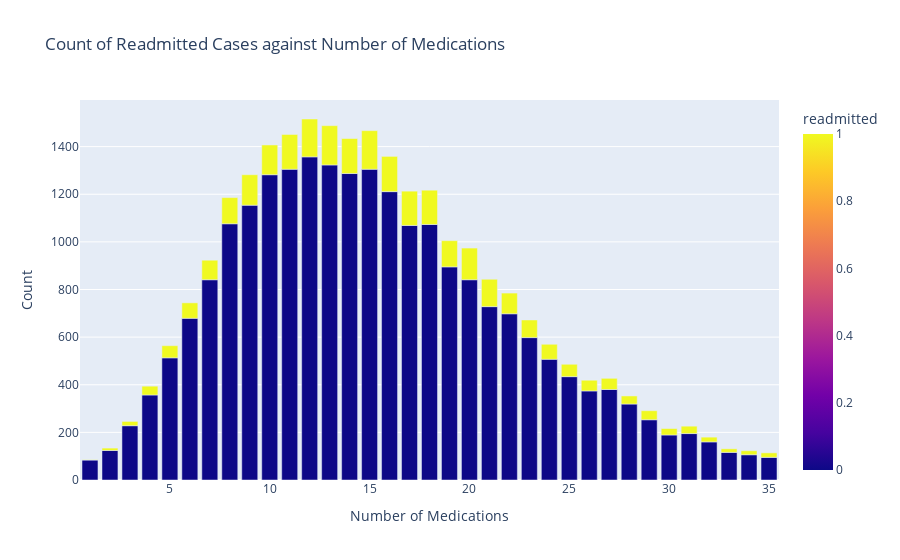

The code cell stored with this chart in its notebook:
### Markdown cell above
#### Plotted a graph that displays the count of target variable against the number of medications.

### Code cell
# Grouped the data availabe by  'num_medications' and 'readmitted', and count occurrences
grouped_df = df.groupby(['num_medications', 'readmitted']).size().reset_index(name='count')

# Created a bar plot using Plotly Express
fig = px.bar(grouped_df, x='num_medications', y='count', color='readmitted',
             title='Count of Readmitted Cases against Number of Medications',
             labels={'count': 'Count', 'num_medications': 'Number of Medications'},
             color_discrete_map={'NO': 'lightblue', '>30': 'lightgreen', '<30': 'lightcoral'})

fig.update_layout(xaxis_title='Number of Medications', yaxis_title='Count')
fig.show()

### Figure 1 — Plotly figure (JSON) as saved in the notebook; plotly's stock layout.template omitted (floating-point values rounded to 4 significant figures)
{"data": [{"alignmentgroup": "True", "hovertemplate": "Number of Medications=%{x}<br>Count=%{y}<br>readmitted=%{marker.color}<extra></extra>", "legendgroup": "", "marker": {"color": [0, 1, 0, 1, 0, 1, 0, 1, 0, 1, 0, 1, 0, 1, 0, 1, 0, 1, 0, 1, 0, 1, 0, 1, 0, 1, 0, 1, 0, 1, 0, 1, 0, 1, 0, 1, 0, 1, 0, 1, 0, 1, 0, 1, 0, 1, 0, 1, 0, 1, 0, 1, 0, 1, 0, 1, 0, 1, 0, 1, 0, 1, 0, 1, 0, 1, 0, 1, 0, 1], "coloraxis": "coloraxis", "pattern": {"shape": ""}}, "name": "", "offsetgroup": "", "orientation": "v", "showlegend": false, "textposition": "auto", "type": "bar", "x": [1, 1, 2, 2, 3, 3, 4, 4, 5, 5, 6, 6, 7, 7, 8, 8, 9, 9, 10, 10, 11, 11, 12, 12, 13, 13, 14, 14, 15, 15, 16, 16, 17, 17, 18, 18, 19, 19, 20, 20, 21, 21, 22, 22, 23, 23, 24, 24, 25, 25, 26, 26, 27, 27, 28, 28, 29, 29, 30, 30, 31, 31, 32, 32, 33, 33, 34, 34, 35, 35], "xaxis": "x", "y": [84, 1, 124, 10, 228, 18, 357, 37, 513, 51, 679, 65, 841, 82, 1076, 110, 1154, 128, 1282, 125, 1305, 146, 1357, 159, 1323, 165, 1287, 147, 1305, 162, 1211, 148, 1069, 144, 1073, 144, 895, 110, 841, 133, 728, 115, 698, 87, 598, 74, 507, 63, 434, 52, 374, 45, 380, 47, 319, 34, 253, 38, 189, 27, 195, 31, 160, 20, 116, 15, 106, 17, 95, 19], "yaxis": "y"}], "layout": {"barmode": "relative", "coloraxis": {"colorbar": {"title": {"text": "readmitted"}}, "colorscale": [[0, "#0d0887"], [0.1111, "#46039f"], [0.2222, "#7201a8"], [0.3333, "#9c179e"], [0.4444, "#bd3786"], [0.5556, "#d8576b"], [0.6667, "#ed7953"], [0.7778, "#fb9f3a"], [0.8889, "#fdca26"], [1, "#f0f921"]]}, "legend": {"tracegroupgap": 0}, "title": {"text": "Count of Readmitted Cases against Number of Medications"}, "xaxis": {"anchor": "y", "domain": [0, 1], "title": {"text": "Number of Medications"}}, "yaxis": {"anchor": "x", "domain": [0, 1], "title": {"text": "Count"}}}}
